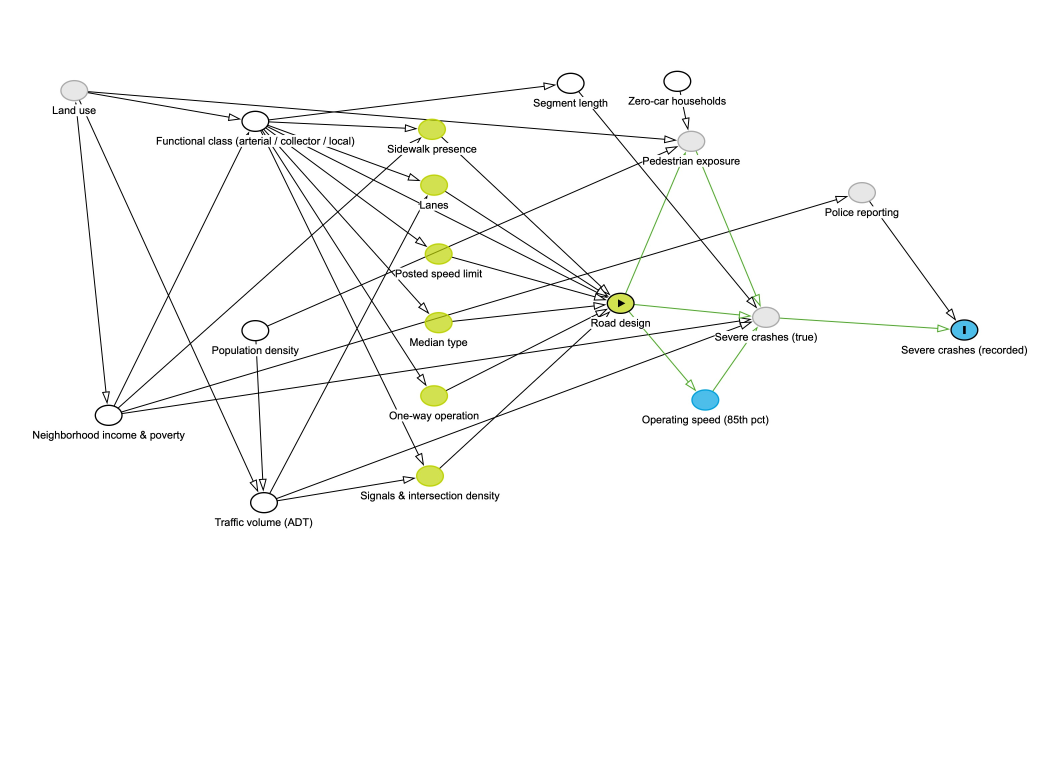
#> input picture reports/dagitty_export.jpeg, 3138 x 2324 px (shown at 1/3 size)
$ python finish_dag_figure.py
#> lines starting #> are read from the running program, lines starting #| are printed output that depends on the picture
"""Paper Figure 1: finish the dagitty.net export (trim + legend).

The author renders the DAG in dagitty (reports/dag.txt is the spec; the
export is saved as reports/dagitty_export.jpeg). This script trims the
export's whitespace and adds a legend for dagitty's color conventions.

Outputs: reports/dag.png
"""

import matplotlib
matplotlib.use("Agg")
import matplotlib.pyplot as plt
from matplotlib.patches import Ellipse
from PIL import Image, ImageChops

import config as cfg

SRC = cfg.REPORTS / "dagitty_export.jpeg"

# dagitty's palette
EXPO = "#AECD2B"      # exposure (with black triangle)
ANC_EXPO = "#C7E06E"  # ancestor of exposure
OUTC = "#41AEE4"      # outcome (with black bar)
ANC_OUT = "#5FC0EA"   # ancestor of outcome
LATENT = "#DDDDDD"
WHITE = "#FFFFFF"

im = Image.open(SRC).convert("RGB")
#> im is the input picture: PIL image 3138x2324 RGB; mean R, G, B 249.7, 250, 249.3
bg = Image.new("RGB", im.size, (255, 255, 255))
#> bg: PIL image 3138x2324 RGB; every value is 255
bbox = ImageChops.difference(im, bg).getbbox()
#> bbox = (96, 208, 3088, 1592)
pad = 25
im = im.crop((max(0, bbox[0] - pad), max(0, bbox[1] - pad),
              min(im.width, bbox[2] + pad), min(im.height, bbox[3] + pad)))
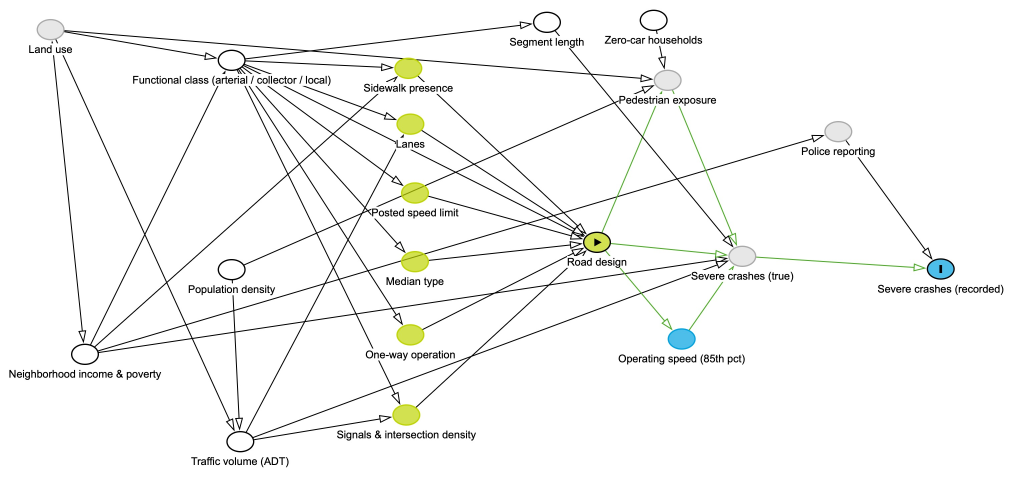
#> im: PIL image 3042x1434 RGB (shown at 1/3 size); mean R, G, B 246.2, 246.7, 245.5

w, h = im.size
#> w = 3042; h = 1434
LEG_H = 0.16  # legend fraction of image height
fig_w = 13.0
fig_h = fig_w * h / w * (1 + LEG_H)
#> fig_h = 7.11
fig = plt.figure(figsize=(fig_w, fig_h))
ax = fig.add_axes((0, LEG_H, 1, 1 - LEG_H))
ax.imshow(im)
ax.axis("off")

leg = fig.add_axes((0, 0, 1, LEG_H))
leg.set_xlim(0, 100)
leg.set_ylim(0, 10)
leg.axis("off")

items_row1 = [
    (EXPO, "▶", "Exposure: Road design"),
    (OUTC, "❘", "Outcome: recorded crashes (KSI)"),
    (ANC_EXPO, "", "Measured design feature"),
    (ANC_OUT, "", "Excluded mediator (speed)"),
]
items_row2 = [
    (LATENT, "", "Unmeasured (latent)"),
    (WHITE, "", "Adjusted covariate"),
]
xs1 = [2, 25, 52, 76]
xs2 = [2, 25]
for (color, sym, label), x in zip(items_row1, xs1):
    leg.add_patch(Ellipse((x, 7), 2.0, 3.2, facecolor=color,
                          edgecolor="#333333", lw=1.2))
    if sym:
        leg.text(x, 7, sym, ha="center", va="center", fontsize=7)
    leg.text(x + 1.6, 7, label, va="center", fontsize=11)
for (color, sym, label), x in zip(items_row2, xs2):
    leg.add_patch(Ellipse((x, 2.5), 2.0, 3.2, facecolor=color,
                          edgecolor="#333333", lw=1.2))
    leg.text(x + 1.6, 2.5, label, va="center", fontsize=11)
leg.plot([52.0, 55.0], [2.5, 2.5], color="#3AAA35", lw=2)
leg.annotate("", xy=(55.6, 2.5), xytext=(55.0, 2.5),
             arrowprops=dict(arrowstyle="-|>", color="#3AAA35", lw=2))
leg.text(56.4, 2.5, "Open causal path from exposure to outcome",
         va="center", fontsize=11)

out = cfg.REPORTS / "dag.png"
fig.savefig(out, dpi=220, facecolor="white")
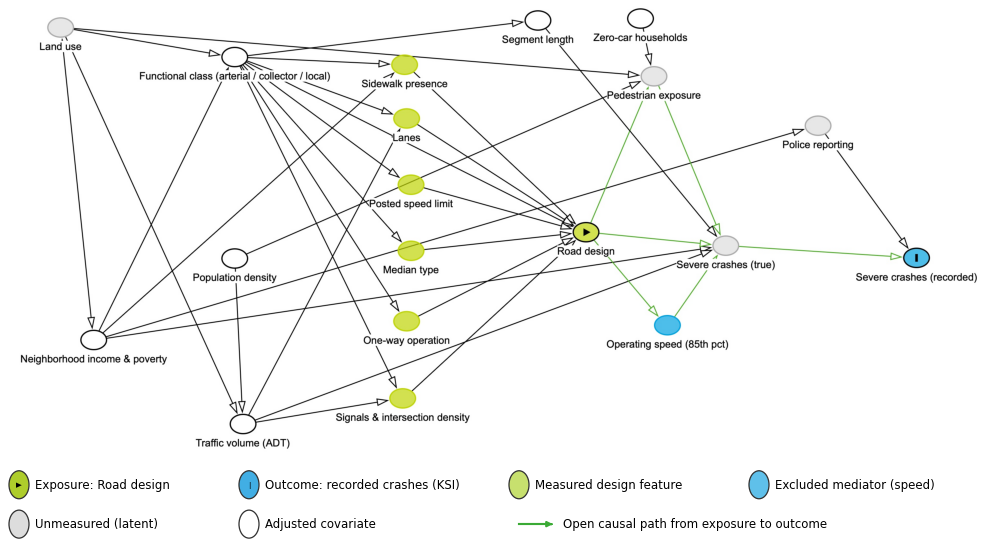
#> figure drawn by matplotlib, 2 panels
print(f"wrote {out}")

$ run again, with reports/fig_calibration.png saved as reports/dagitty_export.jpeg
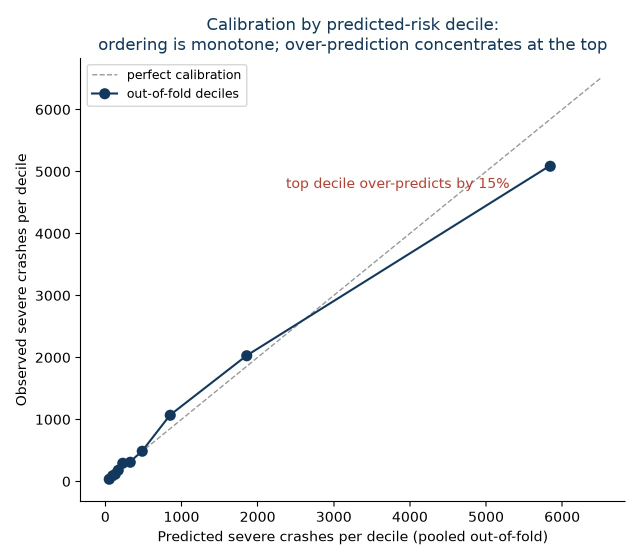
#> input picture reports/fig_calibration.png, 1280 x 1120 px (shown at 1/2 size)
#> im is the input picture: PIL image 1280x1120 RGB; mean R, G, B 248.1, 248.4, 248.8
#> bg: PIL image 1280x1120 RGB; every value is 255
#> bbox = (24, 31, 1256, 1096)
#> `im = im.crop((max(0, bbox[0] - pad), max(0, bbox[1] - pad), min(im.wid..`:
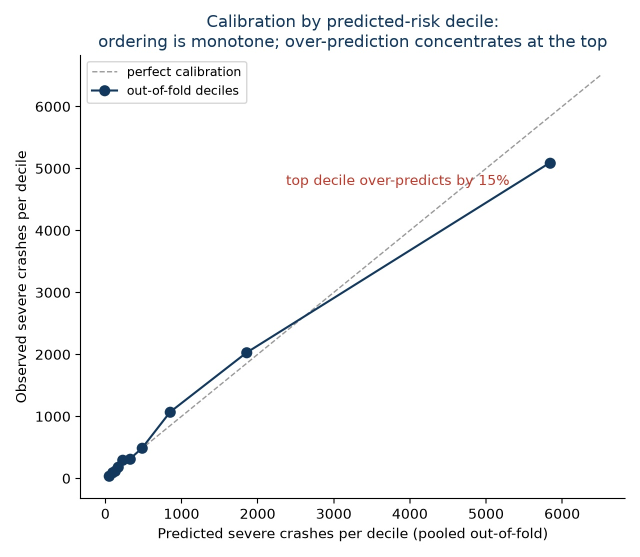
#> im: PIL image 1280x1114 RGB (shown at 1/2 size); mean R, G, B 248, 248.3, 248.7
#> `fig.savefig(out, dpi=220, facecolor="white")`:
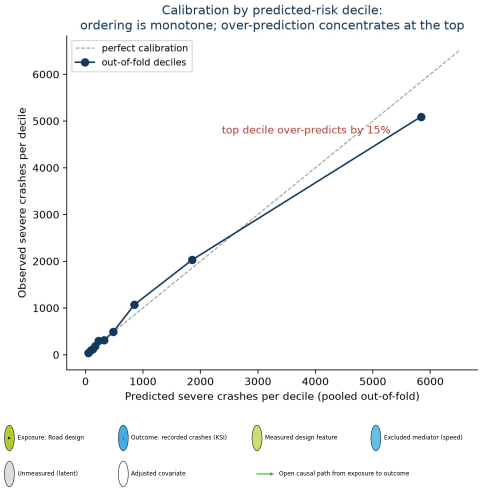
#> figure drawn by matplotlib, 2 panels

$ run again, with reports/fig_hin_vintages.png saved as reports/dagitty_export.jpeg
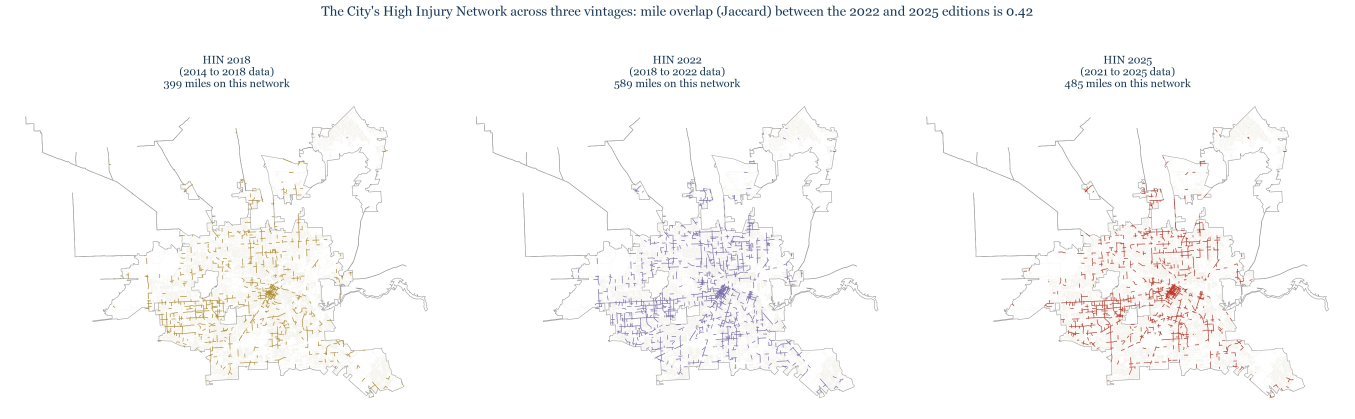
#> input picture reports/fig_hin_vintages.png, 4063 x 1256 px (shown at 1/3 size)
#> im is the input picture: PIL image 4063x1256 RGB; mean R, G, B 250.5, 250, 249.8
#> bg: PIL image 4063x1256 RGB; every value is 255
#> bbox = (72, 15, 3992, 1201)
#> `im = im.crop((max(0, bbox[0] - pad), max(0, bbox[1] - pad), min(im.wid..`:
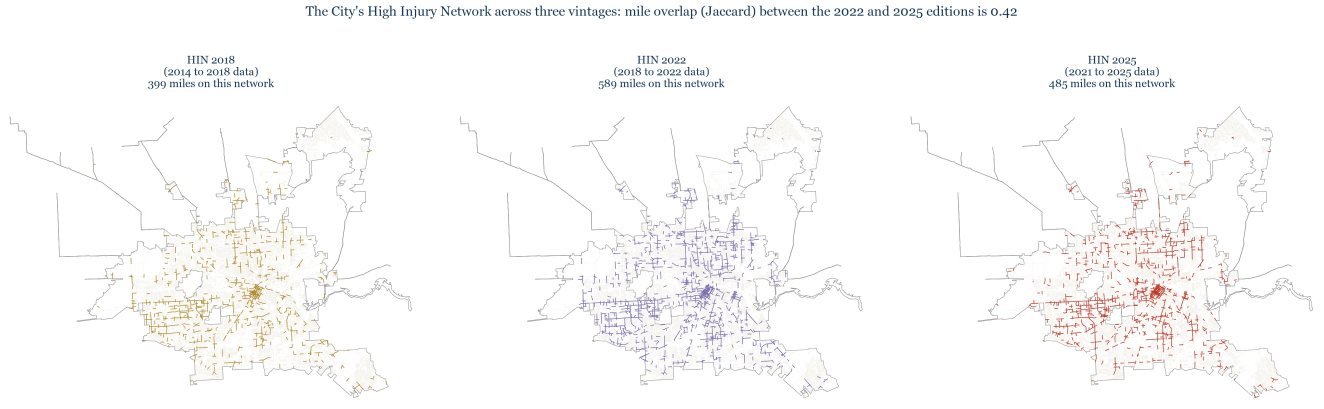
#> im: PIL image 3970x1226 RGB (shown at 1/3 size); mean R, G, B 250.3, 249.8, 249.5
#> `fig.savefig(out, dpi=220, facecolor="white")`:
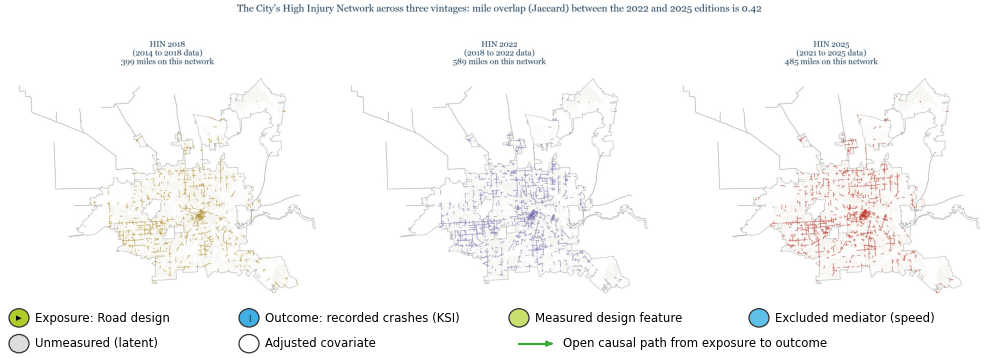
#> figure drawn by matplotlib, 2 panels

$ run again, with reports/fig_temporal_capture.png saved as reports/dagitty_export.jpeg
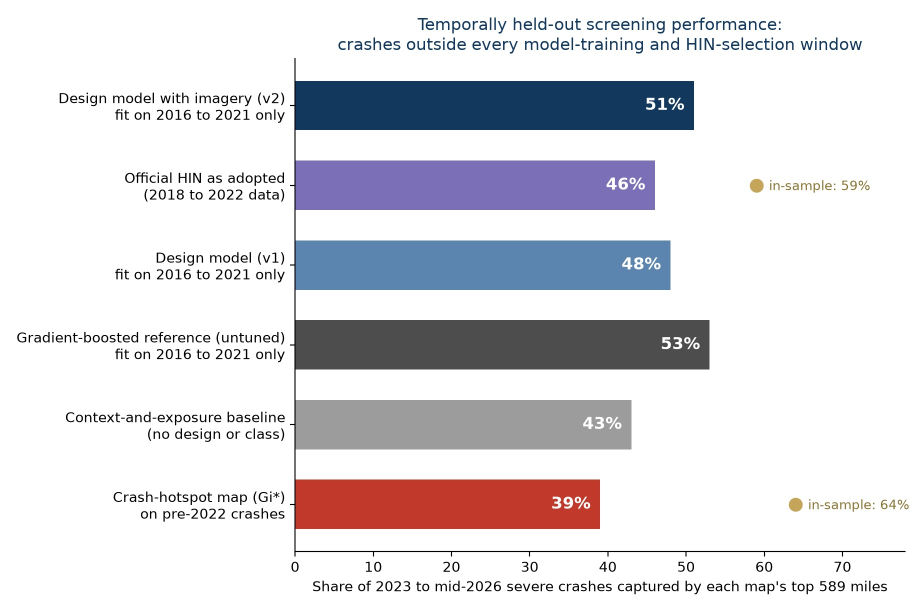
#> input picture reports/fig_temporal_capture.png, 1839 x 1220 px (shown at 1/2 size)
#> im is the input picture: PIL image 1839x1220 RGB; mean R, G, B 220.9, 219.8, 224.4
#> bg: PIL image 1839x1220 RGB; every value is 255
#> bbox = (32, 31, 1825, 1192)
#> `im = im.crop((max(0, bbox[0] - pad), max(0, bbox[1] - pad), min(im.wid..`:
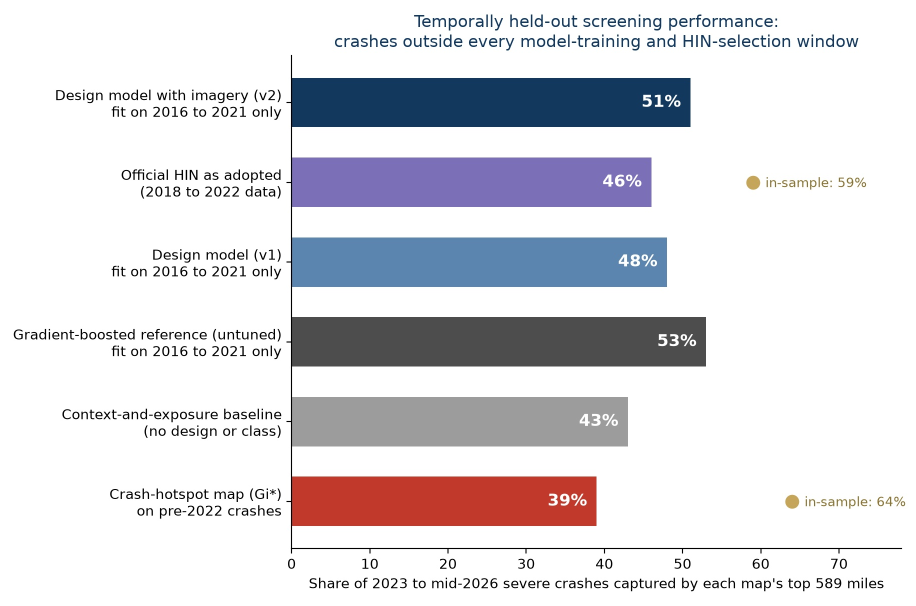
#> im: PIL image 1832x1211 RGB (shown at 1/2 size); mean R, G, B 220.5, 219.4, 224
#> `fig.savefig(out, dpi=220, facecolor="white")`:
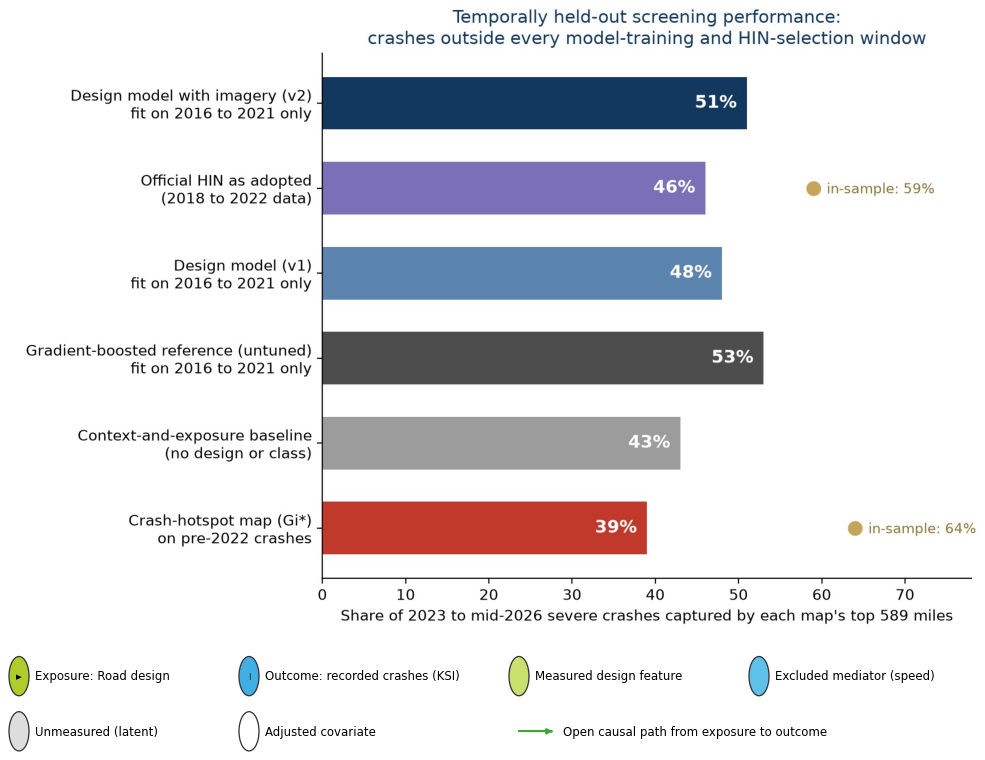
#> figure drawn by matplotlib, 2 panels
